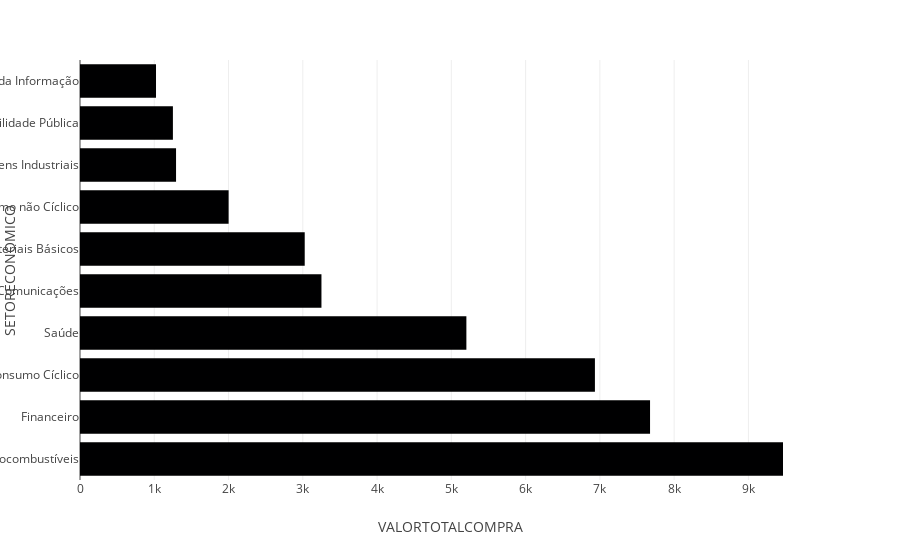

The notebook cell saved with this chart:
### Code cell
fig = px.bar(st, x="VALORTOTALCOMPRA", y="SETORECONOMICO", orientation='h')
fig.show()

### Figure 1 — Plotly figure (JSON) as saved in the notebook; plotly's stock layout.template omitted (floating-point values rounded to 4 significant figures)
{"data": [{"alignmentgroup": "True", "hovertemplate": "VALORTOTALCOMPRA=%{x}<br>SETORECONOMICO=%{y}<extra></extra>", "legendgroup": "", "marker": {"color": "#000001", "pattern": {"shape": ""}}, "name": "", "offsetgroup": "", "orientation": "h", "showlegend": false, "textposition": "auto", "type": "bar", "x": [9466.0, 7676.0, 6933.0, 5203.0, 3251, 3026.0, 2001.0, 1293.0, 1251, 1024.0], "xaxis": "x", "y": ["Petróleo, Gás e Biocombustíveis", "Financeiro", "Consumo Cíclico", "Saúde", "Comunicações", "Materiais Básicos", "Consumo não Cíclico", "Bens Industriais", "Utilidade Pública", "Tecnologia da Informação"], "yaxis": "y"}], "layout": {"barmode": "relative", "legend": {"tracegroupgap": 0}, "margin": {"t": 60}, "xaxis": {"anchor": "y", "domain": [0, 1], "title": {"text": "VALORTOTALCOMPRA"}}, "yaxis": {"anchor": "x", "domain": [0, 1], "title": {"text": "SETORECONOMICO"}}}}
